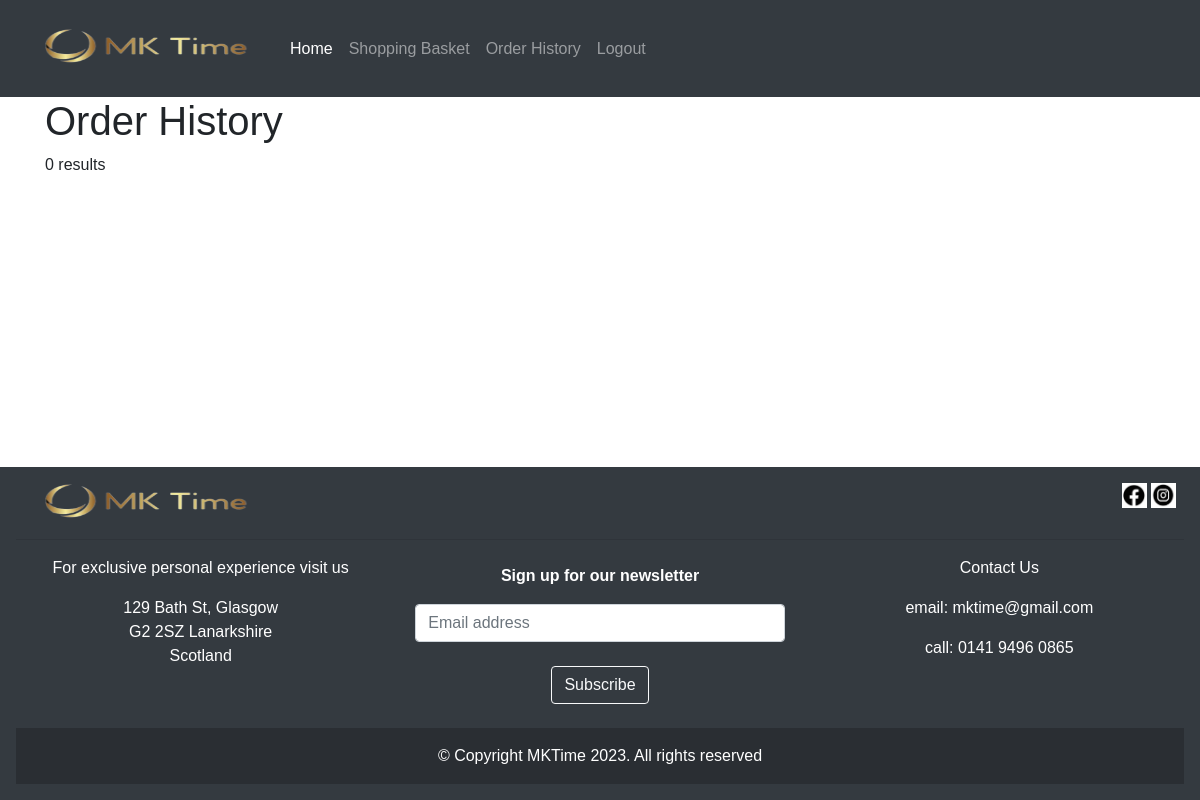
/root/order_history.php (signed in), run on an earlier commit of the app's database.
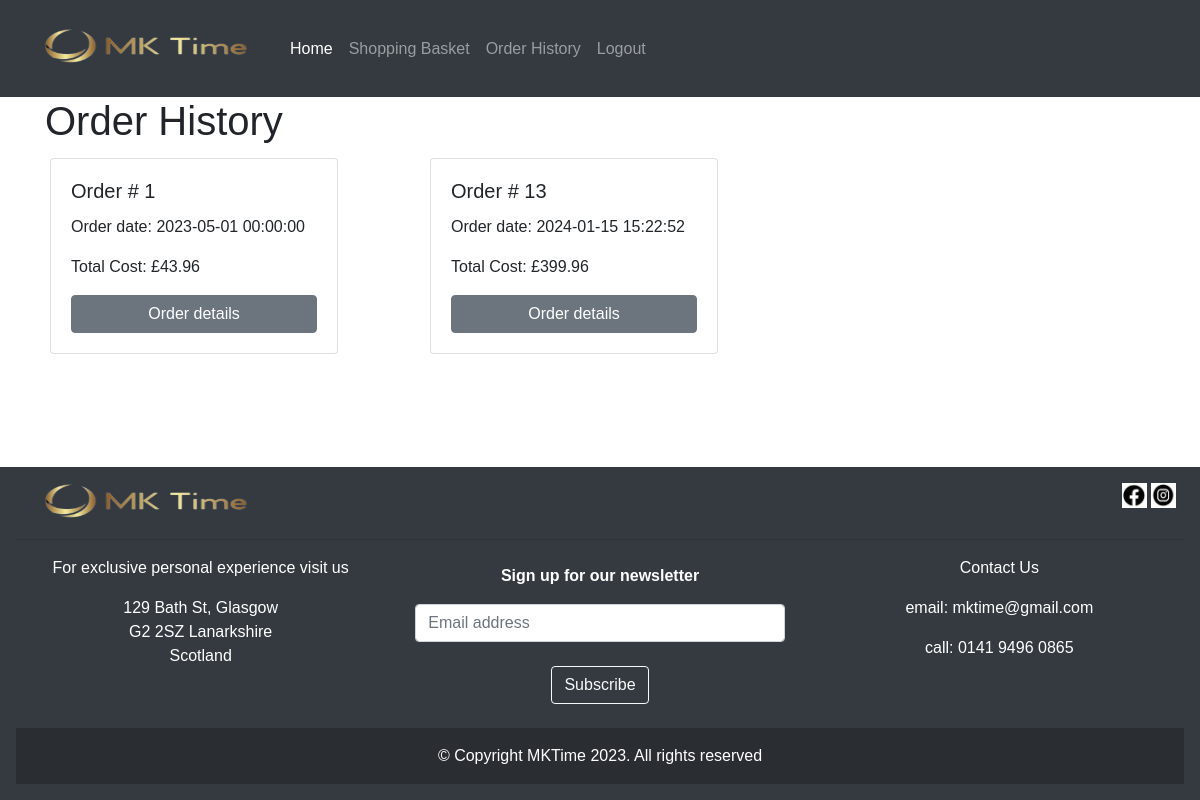
And on a later commit of the database.
### tables this page shows
CREATE TABLE `orders` (
  `order_id` int(10) UNSIGNED NOT NULL,
  `user_id` int(10) UNSIGNED NOT NULL,
  `total` decimal(8,2) NOT NULL,
  `order_date` datetime NOT NULL
);

### root/order_history.php (the view, shortened to what this page needs)
<!DOCTYPE html>
<html lang="en">
<head>
<?php
	if (isset($_SESSION['user_id'])) {
    $user_id = $_SESSION['user_id'];
	}
    include('include/head.php');
    include('include/navbar.php');
    ?>
</head>
<body class="d-flex flex-column min-vh-100">
    <div class="container flex-grow-1">
  <?php
        require('connect_db.php');
	  echo'<h1>Order History</h1>';
      $sql = "SELECT * FROM orders WHERE user_id = $user_id";
      $result = mysqli_query($link, $sql);
	  if (mysqli_num_rows($result) > 0) {
        echo '<div class="row">';
        while($row = mysqli_fetch_assoc($result)) {
          echo '<div class="col-sm-4">';
          echo '  <div class="card" style="width: 18rem; margin: 5px;">';
          echo '    <div class="card-body">
				<h5 class="card-title">Order # '.$row["order_id"].'</h5>
				<p class="card-text">Order date: '.$row["order_date"].'</p>
				<p class="card-text">Total Cost: £'.$row["total"].'</p>
				<a href="order_details.php?id=' . $row["order_id"] . '" class="btn btn-secondary btn-block">Order details</a>
					</div>
					</div>
					</div>';
        }
        echo '</div>';
      } else {
        echo "0 results";
      }
	?>
	</div>
	<?php  include('include/footer.php'); ?>
</body>
</html>

What changed in the data, as far as the page shows it:
now on this page (row edited): orders: order_id "1", order_date "2023-05-01 00:00:00", total "43.96"
added orders: order_id "13", order_date "2024-01-15 15:22:52", total "399.96"
Also different on the page:
text no longer shown: "0 results"
